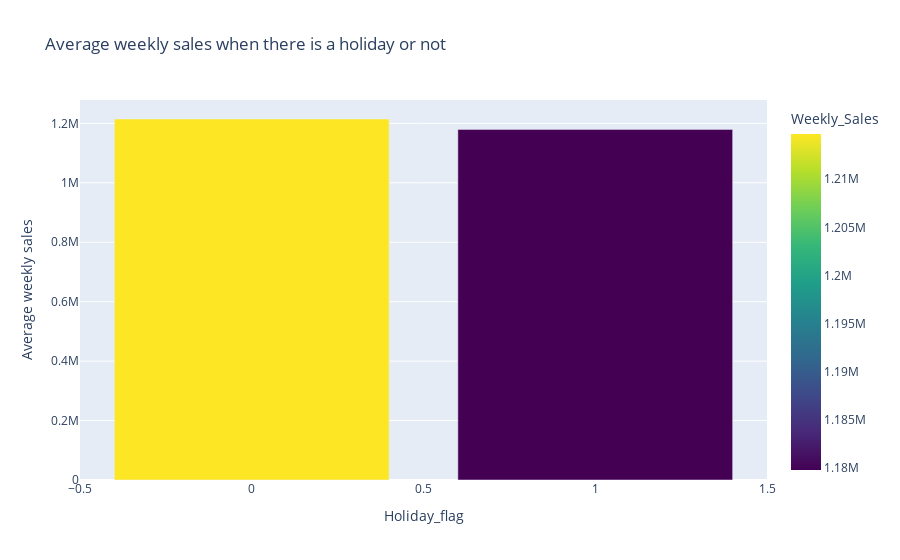

Write notebook code for a chart like this one.
### Code cell
# Create a bar graph for the average sales when there is a holiday or not in the week
weekly_sales_mean = df.groupby(['Holiday_Flag']).agg({'Weekly_Sales':'mean'})
fig = px.bar(weekly_sales_mean, x=weekly_sales_mean.index,
              y='Weekly_Sales',
                title="Average weekly sales when there is a holiday or not", 
                color='Weekly_Sales',color_continuous_scale=px.colors.sequential.Viridis)
fig.update_xaxes(title="Holiday_flag")
fig.update_yaxes(title="Average weekly sales")
fig.show()

### Figure 1 — Plotly figure (JSON) as saved in the notebook; plotly's stock layout.template omitted (floating-point values rounded to 4 significant figures)
{"data": [{"alignmentgroup": "True", "hovertemplate": "Holiday_Flag=%{x}<br>Weekly_Sales=%{marker.color}<extra></extra>", "legendgroup": "", "marker": {"color": [1215000.0, 1180000.0], "coloraxis": "coloraxis"}, "name": "", "offsetgroup": "", "orientation": "v", "showlegend": false, "textposition": "auto", "type": "bar", "x": [0, 1], "xaxis": "x", "y": [1215000.0, 1180000.0], "yaxis": "y"}], "layout": {"barmode": "relative", "coloraxis": {"colorbar": {"title": {"text": "Weekly_Sales"}}, "colorscale": [[0, "#440154"], [0.1111, "#482878"], [0.2222, "#3e4989"], [0.3333, "#31688e"], [0.4444, "#26828e"], [0.5556, "#1f9e89"], [0.6667, "#35b779"], [0.7778, "#6ece58"], [0.8889, "#b5de2b"], [1, "#fde725"]]}, "legend": {"tracegroupgap": 0}, "title": {"text": "Average weekly sales when there is a holiday or not"}, "xaxis": {"anchor": "y", "domain": [0, 1], "title": {"text": "Holiday_flag"}}, "yaxis": {"anchor": "x", "domain": [0, 1], "title": {"text": "Average weekly sales"}}}}
